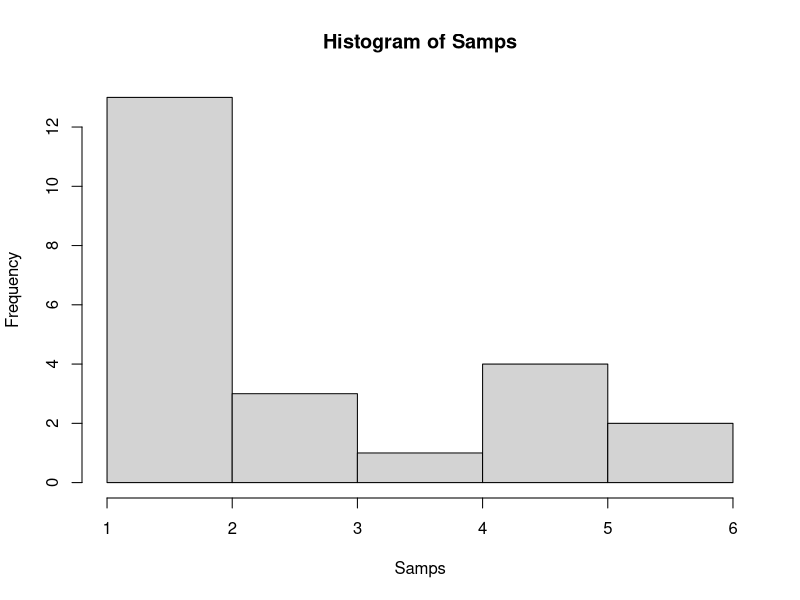
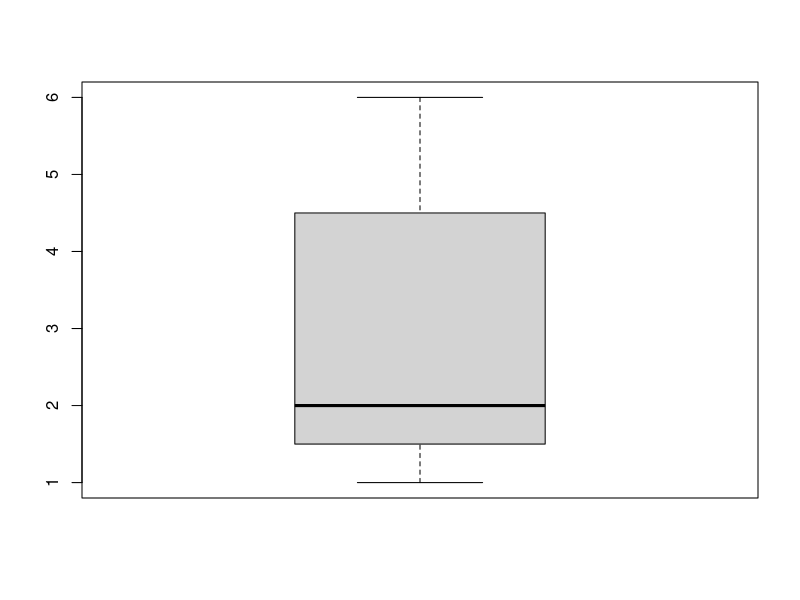
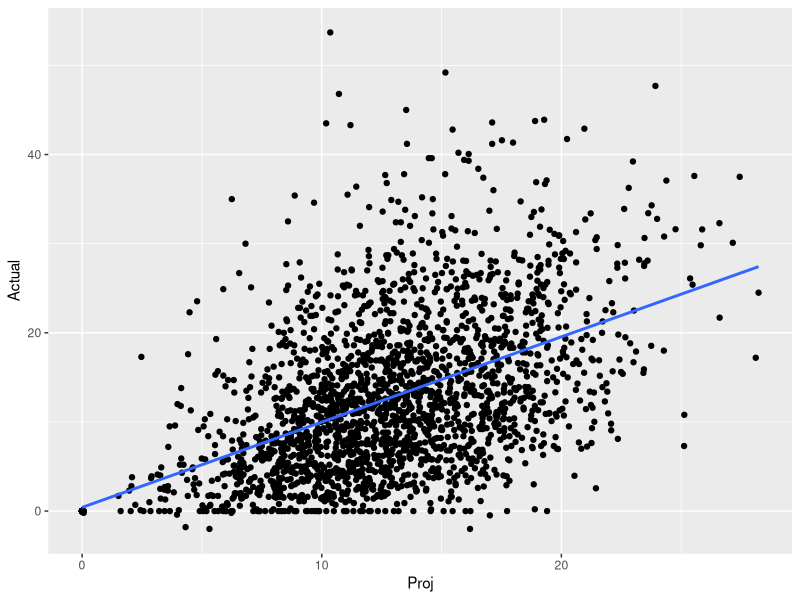
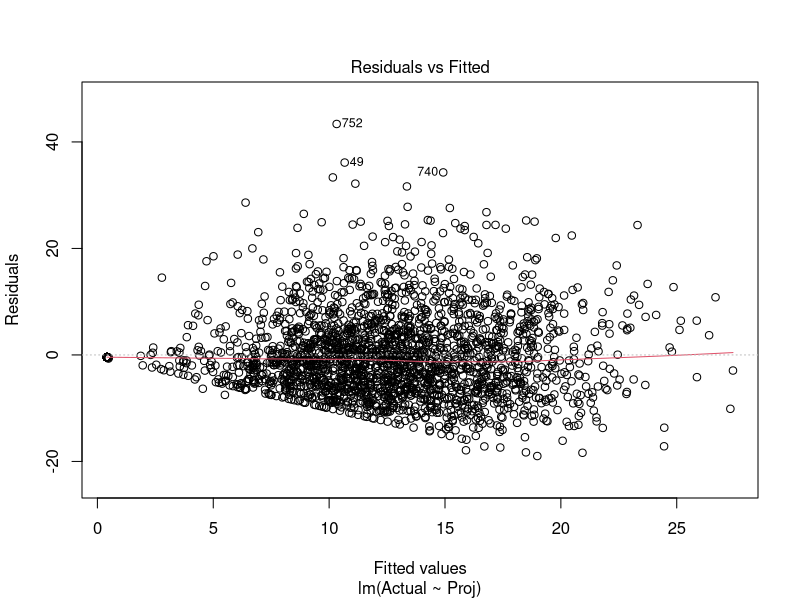
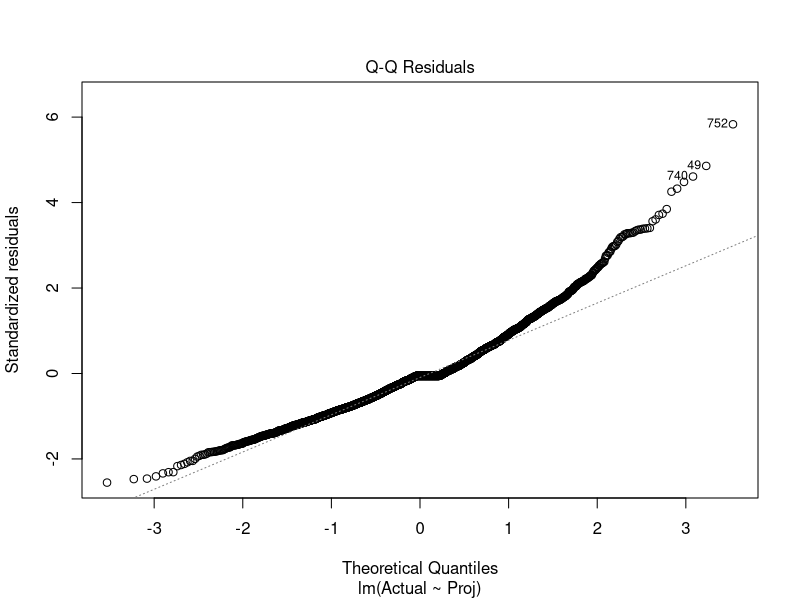
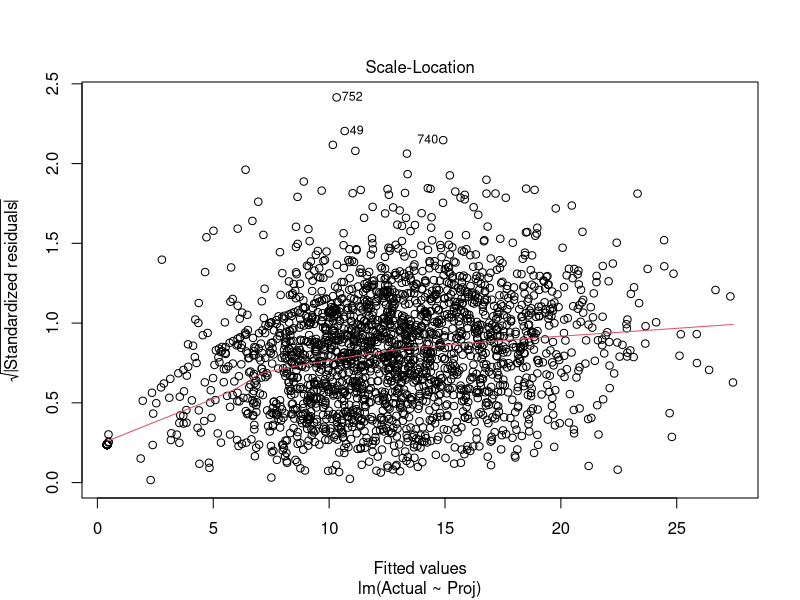
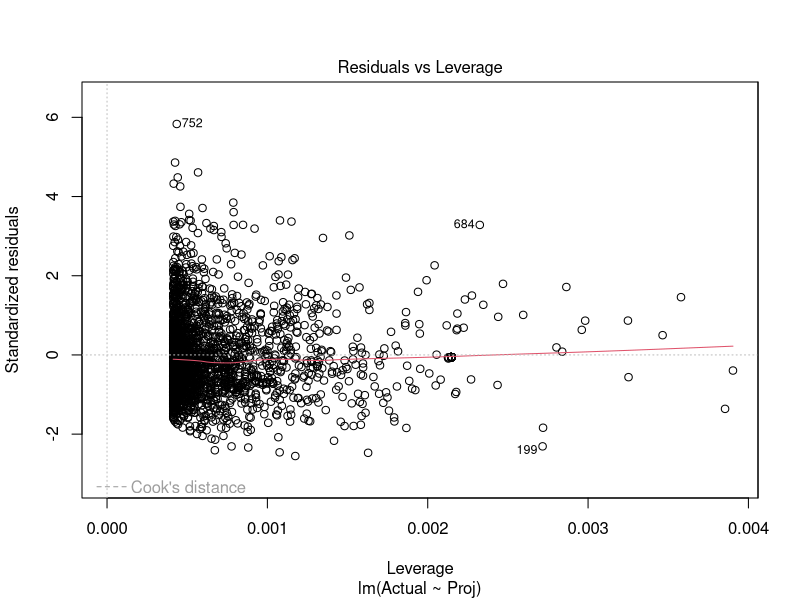
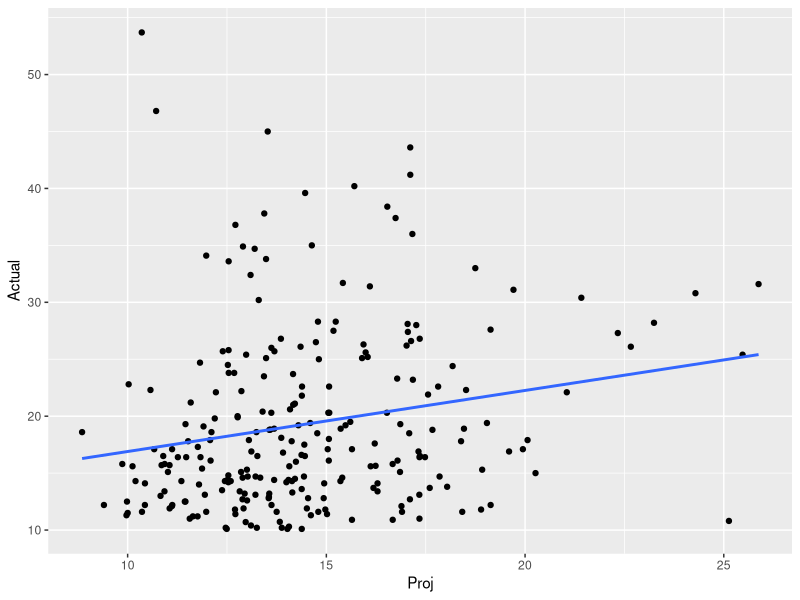

Here is the R script that generated these plots, in order:
## ---- chunk 1
knitr::opts_chunk$set(echo = TRUE)
## ---- chunk 2
# Counter Example
## ---- chunk 3
X <- 5
## ---- chunk 4
X <- X + 1
## ---- chunk 5
# Die roll
S <- 1:6
## ---- chunk 6
# Use function (argument1 = x, argument2 = y, ...)
S <- seq(from = 1, to = 6, by = 1)
## ---- chunk 7
P <- c(1/6,1/6,1/6,1/6,1/6,1/6)
## ---- chunk 8
# Randomization set.seed() function
set.seed(27)
## ---- chunk 9
# Sample function (uses randomization above, run line 13 BEFORE 16 every time)
Samps <- sample(S, 23, replace = TRUE, prob = P)
## ---- chunk 10
print(Samps)
## ---- chunk 11
summary(Samps)
## ---- chunk 12
# Visualizations!
hist(Samps)
boxplot(Samps)
## ---- chunk 13
# Change data type and save
Samps <- as.data.frame(Samps)
## ---- chunk 14
summary(Samps)
## ---- chunk 15
# Load R dataset
data <- mtcars

### Logical - either evaluates to true or false, is foundational for building computer logic
## T or F
# Use $ to access vectors
data$mpg == T
data$mpg > 15

## ---- chunk 16
## Operators - a bunch of different operators we use for comparison!
data$is0 <- data$vs == 0
data$is_not_0 <- data$vs != 0
data$mpg_15_17 <- data$mpg > 15 & data$mpg < 17 
data$cyl_6_or_8 <- data$cyl == 6 | data$cyl == 8
data$xorTest <- xor(data$mpg_15_17 == T, data$cyl_6_or_8 == T) # function for xor (exactly one of these cases is true)
## ---- chunk 17
## Mathematical Operators
# A bunch of different symbols which represent math operations!
data$cyl
data$cyl * 2
data$cyl + 2
data$cyl - 2
data$cyl / 2

data$cyl ^ 2
data$cyl ** 2

# Integer division - floors extra decimals
data$cyl %/% 2

# Modulus - remainder after division - handy to break up integers into pieces in calculations + build logic
data$cyl %% 3

## Relational Operators (greater than, less than, equal to cases, etc)
data$mpg > 17.3
data$mpg >= 17.3
## ---- chunk 18
### Character
# Load R dataset
data2 <- iris
# Click on "data2" and hover over the column headers - R gives you the data type (or class)!

# This is a "factor" data type - useful for grouping qualitative variables in analyses
print(data2$Species)

# How to overwrite the Species column to change it from a factor data type to a character data type
data2$Species <- as.character(data2$Species)

# Notice the "" marks - character coercion worked!
print(data2$Species)

# gsub() in action - overwrite virginica to rose
data2$Species_Change <- gsub(pattern = "virginica", 
                             replacement = "rose",
                             x = data2$Species)
data2$Species_Change
## ---- chunk 19
### Special cases
data$hp <- NULL # removes column
data$qsec <- NA # makes the column empty
5 / 0 # infinity
0 / 0 # not a number

## ---- chunk 20
### Vectors
class(data) # class() function checks the data type/class --- dataframes are foundational to R - they are like excel sheets! Rows and columns of data
length(data) # 15 columns in this dataframe
class(data2) # also a dataframe

x <- c("Hey", "What's", "Up") # spawn a vector of three entries
class(x) # check it's type

# Use seq, rep functions to generate a vector of 150 entries (the y vector repeated 50 times)
y <- seq(from = 1, to = 5)
z <- rep(y, 30)

z[30] # find the 30th entry in the z vector
z_slice <- z[20:40] # subset and create a new z_slice vector (comes from the 20th through 40th (inclusive) entries of z)
z_slice <- as.data.frame(z_slice) # coerces the vector into a dataframe so we can see it!
z_slice

t <- rep(x, 40) # same process of rep, just on x vector, which is character data

# Difference?
x <- 1
y <- c("1")
class(x)
class(y)
# The data types are different!

# Messy
x <- c(2, T)
x <- c(2, "hello")
t <- c("hello", 3.5)
# These are really bad to work with, different data types in the same vector
# Use filters to get one data type per column, and then coerce to the proper class

# Fix
x <- c(2, "2")
x <- as.numeric(x) # R is smart here - can read that "2" as a number, even though it isn't
t <- as.numeric(t) # Not so much here - can't convert characters to numbers
is.na(t) # useful function to find NAs in vectors


# Vector Functions
mean(z)
sum(z)
var(z)
## ---- chunk 21
#library(readxl)
#X2019FantasyESPN <- read_excel("Your computer path/2019FantasyESPN.csv")
#View(X2019FantasyESPN)
## ---- chunk 22
# Load data
library(utils)
#ESPN_Proj <- read.csv("Your computer path/2019FantasyESPN.csv")
## ---- chunk 23
# Load data
ESPN_Proj <- read.csv("2019FantasyESPN.csv")
## ---- chunk 24
# Visualize performance
library(ggplot2)
ggplot(ESPN_Proj, aes(x=Proj,y=Actual)) + geom_point() + geom_smooth(method = lm, se=FALSE)

## ---- chunk 25
# Count NA values
sum(is.na(ESPN_Proj$Actual))
## ---- chunk 26
# Linear model on performance
Lm <- lm(data = ESPN_Proj, Actual ~ Proj)
summary(Lm)
plot(Lm)
## ---- chunk 27
# Filter for > 10 pts
library(tidyverse)
ESPN_Proj %>%
  mutate(Over10 = ifelse(Actual > 10, 1, 0)) -> ESPN_Proj
## ---- chunk 28
ESPN_Proj10 <- filter(ESPN_Proj, Over10 == 1)
## ---- chunk 29
#ESPN_Proj2 <- subset(ESPN_Proj, Actual > 10)
#ESPN_Proj3 <- filter(ESPN_Proj, Actual > 10)
## ---- chunk 30
# Filter for WRs > 10 pts
ESPN_WRs <- filter(ESPN_Proj10, Pos == "WR")
## ---- chunk 31
# WR model for performance
ggplot(ESPN_WRs, aes(x=Proj,y=Actual))+geom_point()+geom_smooth(method=lm,se=FALSE)

Lm <- lm(data = ESPN_WRs, Actual ~ Proj)
summary(Lm)
## ---- chunk 32
# Filter for Wk 16
ESPN_WRs_Wk16 <- filter(ESPN_WRs, Week == 16)
## ---- chunk 33
# Wk 16 model for WR performance
ggplot(ESPN_WRs_Wk16, aes(x=Proj,y=Actual))+geom_point()+geom_smooth(method=lm,se=FALSE)

Lm <- lm(data = ESPN_WRs_Wk16, Actual ~ Proj)
summary(Lm)
## ---- chunk 34
# Grab season WR data
Yearly_Data <- read.csv("2019FantasyYearlyData.csv")
Yearly_Data <- filter(Yearly_Data, Yearly_Data$Pos == "WR")

## ---- chunk 35
# Add weekly data
Yearly_Data %>% 
  mutate(RecYdsWk = ReceivingYds / G) %>% 
  mutate(TgtWk = Tgt / G) %>% 
  mutate(PPW = FantasyPoints / G) %>% 
  mutate(RecTDsWk = ReceivingTD / G) %>% 
  mutate(RecWk = Rec / G) %>% 
  mutate(FumWk = FumblesLost / G) -> Yearly_Data

## ---- chunk 36
# Linear model for receiving yards
ProjRecYds <- lm(data = Yearly_Data, RecYdsWk ~ TgtWk+RecTDsWk+RecWk)

# Get projection
Yearly_Data$ProjRecYdsWk <- predict(ProjRecYds)

# Analyze projection performance
ggplot(Yearly_Data, aes(x=ProjRecYdsWk,y=RecYdsWk))+geom_point()+geom_smooth(method=lm,se=FALSE)
summary(ProjRecYds)

## ---- chunk 37
# Multicollinearity check
library(car)
vif(ProjRecYds)

## ---- chunk 38
# Rerun projections without receptions
# Linear model for receiving yards
ProjRecYds <- lm(data = Yearly_Data, RecYdsWk ~ TgtWk+RecTDsWk)

# Get projection
Yearly_Data$ProjRecYdsWk <- predict(ProjRecYds)

# Analyze projection
ggplot(Yearly_Data, aes(x=ProjRecYdsWk,y=RecYdsWk))+geom_point()+geom_smooth(method=lm,se=FALSE)
summary(ProjRecYds)

# Check for multicollinearity
vif(ProjRecYds)

## ---- chunk 39
# Linear model for receptions
ProjRec <- lm(data = Yearly_Data, RecWk ~ RecYdsWk+TgtWk)

# Get projection
Yearly_Data$ProjRecWk <- predict(ProjRec)

# Analyze projection
ggplot(Yearly_Data, aes(x=ProjRecWk,y=RecWk))+geom_point()+geom_smooth(method=lm,se=FALSE)
summary(ProjRec)

# Multicollinearity check
vif(ProjRec)

## ---- chunk 40
# Linear model for receiving touchdowns
ProjRecTD <- lm(data = Yearly_Data, RecTDsWk ~ RecYdsWk)

# Get projection
Yearly_Data$ProjRecTDWk <- predict(ProjRecTD)

# Analyze projection
ggplot(Yearly_Data, aes(x=ProjRecTDWk,y=RecTDsWk))+geom_point()+geom_smooth(method=lm,se=FALSE)
summary(ProjRecTD)

## ---- chunk 41
# Generate final projection
Yearly_Data$Our_Proj_PPW <- Yearly_Data$ProjRecWk + 6*Yearly_Data$ProjRecTDWk + 0.1*Yearly_Data$ProjRecYdsWk - 2*Yearly_Data$FumWk

## ---- chunk 42
# Combine both dataframes - join on player
Merge <- merge(ESPN_WRs_Wk16, Yearly_Data, by = "Player")

## ---- chunk 43
# ESPN model performance
ggplot(Merge, aes(x=Proj,y=Actual))+geom_point()+geom_smooth(method=lm,se=FALSE)

Lm <- lm(data = Merge, Actual ~ Proj)
summary(Lm)

## ---- chunk 44
# Our model performance
ggplot(Merge, aes(x=Our_Proj_PPW,y=Actual))+geom_point()+geom_smooth(method=lm,se=FALSE)

Lm <- lm(data = Merge, Actual ~ Our_Proj_PPW)
summary(Lm)

## ---- chunk 45
# Simple math function
mathFunction <- function(a, b, c) {
  
result <- a * b + c
print(result)

}
## ---- chunk 46
## mathFunction calls
mathFunction(2, 3, 6)
#mathFunction(2, 3)
mathFunction(2, 3, 0)
mathFunction(2, 0, 4)
mathFunction(a = 10, b = 5, c = 3)
#mathFunction(a = 4, c = 7)
mathFunction(a = 2, c = 1, b = 6)
## ---- chunk 47
## With default parameters
mathFunctionNew <- function(a = 1, b = 4, c = 5) {
  result <- a * b + c
  return(result)
}

mathFunctionNew(2, 3, 6)
mathFunctionNew(2, 3)
mathFunctionNew(2)
mathFunctionNew(,3,)
mathFunctionNew()
mathFunctionNew(a = 10, b = 5, c = 3)
mathFunctionNew(a = 4, c = 7)
mathFunctionNew(a = 2, c = 1, b = 6)
## ---- chunk 48
# Generate dataframe
set.seed(101)
df <- data.frame(replicate(6, sample(c(1:10, -2), 6, rep = TRUE)))

# Rename headers, show dataframe
names(df) <- letters[1:6]
df
## ---- chunk 49

# Replace -2 with NA
fix_missing <- function(x) {
  x[x == -2] <- NA
  return(x)
}

# Call fix_missing()
df <- fix_missing(df)
df
## ---- chunk 50
## Summary stats function
summaryFunc <- function(x) {
           c(mean(x, na.rm = TRUE), 
           median(x, na.rm = TRUE),
           sd(x, na.rm = TRUE),
           mad(x, na.rm = TRUE),
           IQR(x, na.rm = TRUE))
}

# Apply the function to our dataframe
lapply(df, summaryFunc)
## ---- chunk 51
## Function for squares
sqFunction <- function(x) {
    print(x^2)
}
sqFunction(1)
sqFunction(2)
sqFunction(3)
sqFunction(4)
## ---- chunk 52

## For loop fix
sqFunction <- function(x) {
  
  for(i in 1:x) {
    print(i^2)
  }
  
}
sqFunction(4)
## ---- chunk 53

## While loop example
i <- 1
while (i < 6) {
  print(i)
  i <- i + 1
}
## ---- chunk 54
## Get sample data
set.seed(30)
x <- as.data.frame(rnorm(100, mean = 6.4, sd = 1))
## ---- chunk 55
## Run one sample t-test against mean 7
t.test(x, mu = 7)
## ---- chunk 56
## One sample t-test, alternative as greater than
t.test(x, mu = 6.8, alternative = 'greater')
## ---- chunk 57
## One sample t-test, alternative as less than
t.test(x, mu = 6.8, alternative = 'less')
## ---- chunk 58
## Visualize distributions
library(ggplot2)
colnames(x) <- "data"

ggplot(x, aes(x=data)) + geom_histogram(aes(y = after_stat(density)), color = 'black', fill = 'lightblue') + 
  stat_function(fun = dnorm, args = list(mean = mean(x$data), sd = sd(x$data)), lwd = 1.5, color = 'red') + 
  geom_vline(xintercept = 6.8, linetype = "dashed", color = "forestgreen") + 
  geom_vline(xintercept = 7, linetype = "dashed", color = "forestgreen")
## ---- chunk 59
## Two-sample t-test
# Generate data
set.seed(30)
y <- as.data.frame(rnorm(100, mean = 6.8, sd = 0.5))
## ---- chunk 60
# Test for differences
t.test(x,y)
## ---- chunk 61
## Two sample t-test, one-tailed
t.test(x,y, alternative = 'less')
## ---- chunk 62
# Visualize distributions
colnames(y) <- "data"
Schools <- rbind(x,y)
Schools$data1 <- ifelse(seq.int(nrow(Schools)) < 101, "Us", "Rival")
Schools$dataX <- ifelse(Schools$data1 == "Us", Schools$data, NA)
Schools$dataY <- ifelse(Schools$data1 == "Rival", Schools$data, NA)

ggplot(data = Schools, aes(x = data, group = data1, fill = data1)) + geom_density(alpha = 0.3)
## ---- chunk 63
## Coin initialization
coin <- c("heads", "tails")
n <- 100

## Team 1, fair coin
Prob1 <- c(0.5,0.5)
set.seed(30)
samps1 <- as.data.frame(table(sample(coin, n, replace = TRUE, prob = Prob1)))

## Team 2, weighted coin
Prob2 <- c(0.6,0.4)
set.seed(30)
samps2 <- as.data.frame(table(sample(coin, n, replace = TRUE, prob = Prob2)))

## See data
samps1
samps2
## ---- chunk 64
# Compare
summary <- cbind(samps1, samps2)
summary <- summary[-c(3)]
summary
## ---- chunk 65
# Significant win?
prop.test(x = c(39,68), n = c(100,100), alternative = "less", conf.level = 0.95)
## ---- chunk 66
# Cheated? One Sample proportion
prop.test(x = 68, n = 100, p = 0.5, alternative = "greater")
## ---- chunk 67
## Chi-sq test for association
data <- iris

data$size <- ifelse(data$Sepal.Length < median(data$Sepal.Length),
                    "small", "big"
)

# Generate contingency table
Table <- table(data$Species, data$size)
Table

# Visual Aid
ggplot(data) + aes(x = Species, fill = size) +
  geom_bar()
## ---- chunk 68
# Run chi-sq test
test <- chisq.test(Table)
test
test$expected
## ---- chunk 69
# Test against expected probability of big per species
big <- c(1, 29, 47)
test <- chisq.test(big, p = c(1/6, 1/3, 1/2))
test
test$expected
